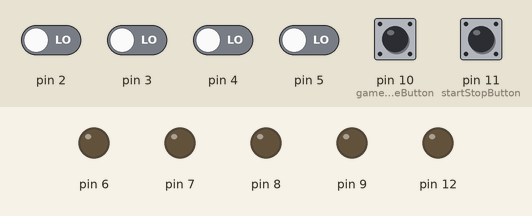
A sketch run on a simulated Arduino Mega 2560, built with avr-gcc and run on an emulated ATmega2560. Parts: output pins drawn as LEDs (lit = HIGH). Dashed ring = blinking. Inputs (shaded band) come from the test bench; at power-on: pin 2–5, pin 10 (gameModeButton), pin 11 (startStopButton) LOW. Random numbers use the default seed unless the sketch sets one.

Above: at 1.2 s.
1.3 s: pin 11 (startStopButton) pulled HIGH for 1 s
At 3.4 s:
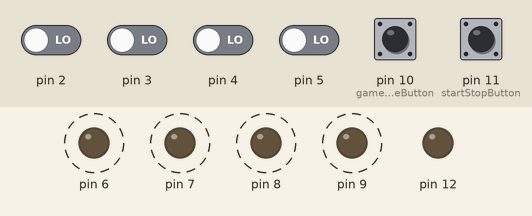
4.7 s: pin 10 (gameModeButton) pulled HIGH for 0.25 s
At 7.7 s:
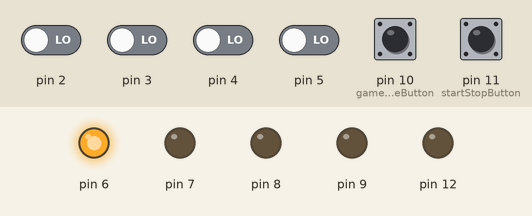
Timing chart, 0 to 15.7 s (numbered marks = the images above; inputs shaded):
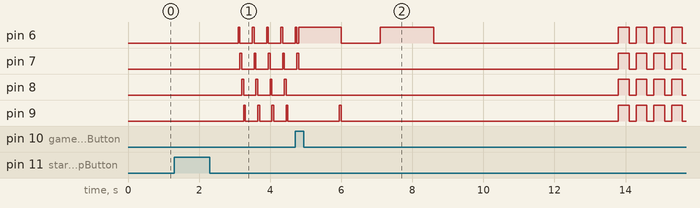

Measured:
- after the input at 1.3 s, pin 6: alternates HIGH for 0.05 s and LOW for 0.35 s, starting after 1.8 s; pin 7, pin 8: alternates HIGH for 0.05 s and LOW for 0.35 s, starting after 1.9 s; pin 9: alternates HIGH for 0.05 s and LOW for 0.35 s, starting after 2.0 s

The sketch:

index.ino
```cpp
/****************************************************************
 * Name:      Senso
 * Author:    Marco Eugster, Noel Schneider, Nils Baumann
 * Datum:     13.06.2021
 * Version:   1.0
****************************************************************/

#include "./classes/Button.h"
#include "./classes/LED.h"
#include "./classes/Game.h"
#include "./miscellaneous/GameStatus.h"
#include "./miscellaneous/GameMode.h"


Game game = Game();

void setup()
{
  Serial.begin(9600);
  /*----- initialize pseudo random number generator -----*/
  randomSeed(analogRead(40));
}

void loop()
{

  game.validateStartStopButton();

  if (game.getStatus() == IDLE)
  {
    game.awaitUserInteraction();
  }

  if (game.getStatus() == PLAYING)
  {
    if (game.getMode() == LIGHT)
    {
      game.startLightSequence();
    }
    else if (game.getMode() == SOUND)
    {
      game.startSoundSequence();
    }
    else if (game.getMode() == LIGHTANDSOUND)
    {
      game.startLightAndSoundSequence();
    }

    delay(100);
    game.readUserSequence();
  }

  if (game.getStatus() == GAMEOVER)
  {
    game.blinkLeds();
    game.setStatus(IDLE);
  }

  delay(200);
}
```

Button.h
```cpp
#ifndef BUTTON_H
#define BUTTON_H

class Button
{
private:
  byte pin;
  byte state;
  byte lastReading;
  unsigned long lastDebounceTime = 0;
  unsigned long debounceDelay = 75;

public:
  Button() {}
  Button(byte pin)
  {
    this->pin = pin;
    this->lastReading = LOW;
    init();
  }
  void init()
  {
    pinMode(this->pin, INPUT);
    update();
  }
  void update()
  {
    byte newReading = digitalRead(this->pin);

    if (newReading != this->lastReading)
    {
      this->lastDebounceTime = millis();
    }
    if (millis() - this->lastDebounceTime > this->debounceDelay)
    {
      this->state = newReading;
    }
    this->lastReading = newReading;
  }

  void update(int delay)
  {
    int currentMillis = millis();
    int previousMillis = currentMillis;

    while (currentMillis - previousMillis < delay)
    {
      byte newReading = digitalRead(this->pin);

      if (newReading != this->lastReading)
      {
        this->lastDebounceTime = millis();
      }
      if (millis() - this->lastDebounceTime > this->debounceDelay)
      {
        this->state = newReading;
      }
      this->lastReading = newReading;

      currentMillis = millis();
    }
  }

  byte getState()
  {
    update();
    return this->state;
  }
  byte getState(int delay)
  {
    update(delay);
    return this->state;
  }
  bool isPressed()
  {
    return (getState() == HIGH);
  }
  bool isPressed(int delayn)
  {
    delay(1000);
    return (getState(delayn) == HIGH);
  }
};

#endif
```

Game.h
```cpp
#include "Button.h"
#include "LED.h"
#include "Piezo.h"
#include "../miscellaneous/GameStatus.h"
#include "../miscellaneous/GameMode.h"
#include "../miscellaneous/Colour.h"
class Game
{

private:
    LED leds[4];
    Button buttons[4];
    Piezo frequencies[4];
    Button startStopButton = Button(11);
    Button gameModeButton = Button(10);
    GameStatus status;
    GameMode mode;
    int memory[100];
    int memoryIndex = 0;
    int sequenceLightDelay;

public:
    Game()
    {
        init();
        this->status = OFFLINE;
    }
    void init()
    {
        this->leds[0] = LED(6, YELLOW);
        this->leds[1] = LED(7, BLUE);
        this->leds[2] = LED(8, RED);
        this->leds[3] = LED(9, GREEN);
        this->buttons[0] = Button(2);
        this->buttons[1] = Button(3);
        this->buttons[2] = Button(4);
        this->buttons[3] = Button(5);
        this->frequencies[0] = Piezo(12, 1000);
        this->frequencies[1] = Piezo(12, 800);
        this->frequencies[2] = Piezo(12, 600);
        this->frequencies[3] = Piezo(12, 400);
    }

    void validateStartStopButton()
    {
        if(!this->startStopButton.isPressed()) { return; }

        if (this->getStatus() == OFFLINE)
        {
            if (this->startStopButton.isPressed())
            {
                if (this->getStatus() == OFFLINE)
                {
                    this->setStatus(IDLE);
                }
                delay(1500);
                this->startStopButton.update();
                return;
            }
        }
        else
        {
            if (this->startStopButton.isPressed())
            {
                this->setStatus(OFFLINE);
                delay(1500);
                this->startStopButton.update();
            }
        }
    }

    void awaitUserInteraction()
    {
        for (size_t i = 0; i < this->getNumberOfLEDs(); i++)
        {
            this->leds[i].on();
            if (this->gameModeButton.isPressed())
            {
                this->turnLedsOff();
                this->setMode(LIGHT);
                this->leds[0].on();
                if (this->gameModeButton.isPressed(100))
                {
                    this->leds[1].on();
                    this->setMode(SOUND);

                    if (this->gameModeButton.isPressed(100))
                    {
                        this->leds[2].on();
                        this->setMode(LIGHTANDSOUND);
                        if (this->gameModeButton.isPressed(300))
                        {
                            this->turnLedsOff();
                            this->setMode(OFF);
                            delay(1500);
                            break;
                        }
                    }
                }
            }
            delay(50);
            this->leds[i].off();

            if (this->getMode() != OFF)
            {
                this->setStatus(PLAYING);
            }
        }
        this->turnLedsOff();
    }

    void startLightSequence()
    {
        delay(500);
        this->updateGameMemory();
        delay(500);
        for (size_t i = 0; i < this->memoryIndex; i++)
        {
            delay(100);
            this->leds[memory[i]].on();
            delay(this->getSequenceLightDelay());
            this->leds[memory[i]].off();
        }
    }

    void startSoundSequence()
    {
        delay(500);
        this->updateGameMemory();
        delay(500);
        for (size_t i = 0; i < this->memoryIndex; i++)
        {
            delay(100);
            this->frequencies[memory[i]].makeSound(this->getSequenceLightDelay());
            delay(this->getSequenceLightDelay());
        }
    }

    void startLightAndSoundSequence()
    {
        delay(500);
        this->updateGameMemory();
        delay(500);
        for (size_t i = 0; i < this->memoryIndex; i++)
        {
            delay(100);
            this->leds[memory[i]].on();
            this->frequencies[memory[i]].makeSound(this->getSequenceLightDelay());
            delay(this->getSequenceLightDelay());
            this->leds[memory[i]].off();
            delay(100);
        }
    }

    void readUserSequence()
    {
        int pressedButton;
        boolean wrongButtonPressed = false;
        for (size_t i = 0; i < this->memoryIndex && wrongButtonPressed == false; i++)
        {
            pressedButton = this->getPressedButton(5000);

            if (pressedButton == -1 | pressedButton != this->memory[i])
            {
                this->setStatus(GAMEOVER);
                this->setMode(OFF);
                this->memoryIndex = 0;
                memset(this->memory, 0, sizeof(this->memory));
                wrongButtonPressed = true;
                break;
            }
        }
    }

    int getPressedButton(int delay)
    {
        int pressedButton = -1;
        boolean buttonReleased = false;

        int currentMillis = millis();
        int previousMillis = currentMillis;

        while (currentMillis - previousMillis < delay & buttonReleased == false)
        {
            for (size_t i = 0; i < this->getNumberOfButtons() && buttonReleased == false; i++)
            {
                int number = this->getNumberOfButtons();
                int number2 = this->getNumberOfLEDs();
                if (this->buttons[i].isPressed())
                {
                    pressedButton = i;
                    this->leds[i].on();
                    while (currentMillis - previousMillis < delay & buttonReleased == false)
                    {
                        if (!this->buttons[i].isPressed())
                        {
                            buttonReleased = true;
                        }
                        currentMillis = millis();
                    }

                    this->leds[i].off();

                    if (currentMillis - previousMillis > delay)
                    {
                        pressedButton = -1;
                    }
                }
            }
            currentMillis = millis();
        }

        return pressedButton;
    }

    /*----- get a random number between 0 and n (0, n included) -----*/
    int getRandomNumber(int upperBound)
    {
        return random() % upperBound;
    }

    void updateGameMemory()
    {
        this->memory[this->memoryIndex] = getRandomNumber(4);
        this->memoryIndex++;
    }

    /*----- LED handling -----*/

    void turnLedsOff()
    {
        for (size_t i = 0; i < sizeof(this->leds); i++)
        {
            this->leds[i].off();
        }
    }

    void turnLedsOn()
    {
        for (size_t i = 0; i < sizeof(this->leds); i++)
        {
            this->leds[i].on();
        }
    }

    void blinkLeds()
    {
        for (size_t i = 0; i < sizeof(this->leds); i++)
        {
            delay(100);
            this->turnLedsOn();
            delay(300);
            this->turnLedsOff();
            delay(100);
        }
    }

    /*----- getter / setter methods -----*/

    void setStatus(GameStatus status) { this->status = status; }

    GameStatus getStatus() { return this->status; }

    void setMode(GameMode mode) { this->mode = mode; }

    GameMode getMode() { return this->mode; }

    int getSequenceLightDelay()
    {
        int base = 1500;
        int delay = base - floor((pow(this->memoryIndex, 2.65)));
        if (delay < 200)
        {
            return 200;
        }
        return delay;
    };

    int getNumberOfButtons() { return sizeof(this->buttons) / sizeof(this->buttons[0]); }

    int getNumberOfLEDs() { return sizeof(this->leds) / sizeof(this->leds[0]); }
};
```

LED.h
```cpp
#ifndef LED_H
#define LED_H
#include "../miscellaneous/Colour.h"

class LED {
  private:
    byte pin;
    Colour colour;
  public:
    LED() {}
    LED(byte pin, Colour colour) {
      this->pin = pin;
      this->colour = colour;
      init();
    }
    void init() {
      pinMode(this->pin, OUTPUT);
      off();
    }
    void on() {
      digitalWrite(this->pin, HIGH);
    }
    void off() {
      digitalWrite(this->pin, LOW);
    }
};
#endif
```

Piezo.h
```cpp
#ifndef PIEZO_H
#define PIEZO_H

class Piezo {
  private:
    byte pin;
    int frequency;
  public:
    Piezo() {}
    Piezo(byte pin, int frequency) {
      this->pin = pin;
      this->frequency = frequency;
      init();
    }
    void init() {
      pinMode(this->pin, OUTPUT);
    }

    void makeSound(int delay) { tone(this->pin, this->frequency, delay); }


};

#endif
```

Colour.h
```cpp
#ifndef COLOUR_H
#define COLOUR_H
enum Colour
{
    YELLOW,
    BLUE,
    RED,
    GREEN
};

#endif
```

GameMode.h
```cpp
#ifndef GAMEMODE_H
#define GAMEMODE_H
enum GameMode
{
    OFF,
    LIGHT,
    SOUND,
    LIGHTANDSOUND
};

#endif
```

GameStatus.h
```cpp
#ifndef GAMESTATUS_H
#define GAMESTATUS_H
enum GameStatus
{
    OFFLINE,
    IDLE,
    INIT,
    PLAYING,
    GAMEOVER
};

#endif
```
